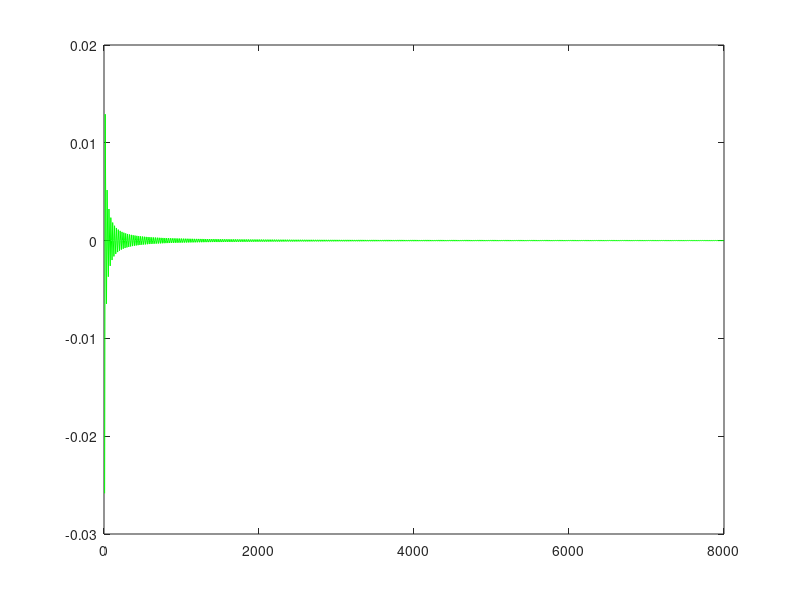

MATLAB code for this plot:
clc
clear all

T2 = 8;
n = 1:1000;
t = n.*T2;
X1= sinc((n.*T2)./6);
x_t = zeros(1, length(t));
for ii = 1:length(t)
    x_t(ii) = sum(X1.*(sinc(t(ii)-n.*T2)/T2));
end
figure()
plot(t, x_t, 'g')
